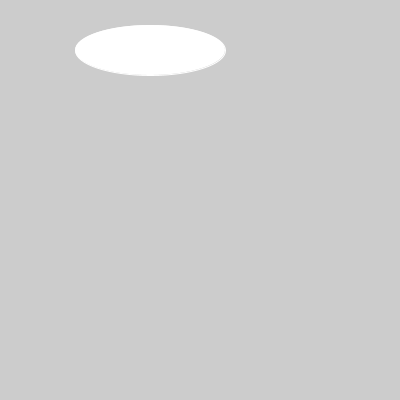
Frame 1 (no input)
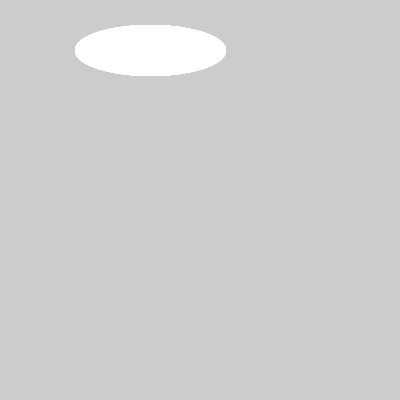
Frame 60 (the mouse pressed at the canvas centre just before this capture)
Frame 120 (the mouse held since frame 60 and released just before this capture): identical to frame 60, image omitted

The Processing sketch that drew these frames (run headless with seeded random() and noise(); from frame 60 on, the mouse is pressed at the canvas centre):

// Processing sketch: blobby
// ── blobby.pde
float setX, setY;
void setup() {
    size(400, 400);
    stroke(255);
    setX = 150;
    setY = 50;
}
      
void draw() {
     ellipse(setX, setY, abs(mouseX - setX), abs(mouseY - setY));
}
     
void mousePressed() {
    setX = mouseX;
    setY = mouseY;
    background(10, 64, 70);
}     
